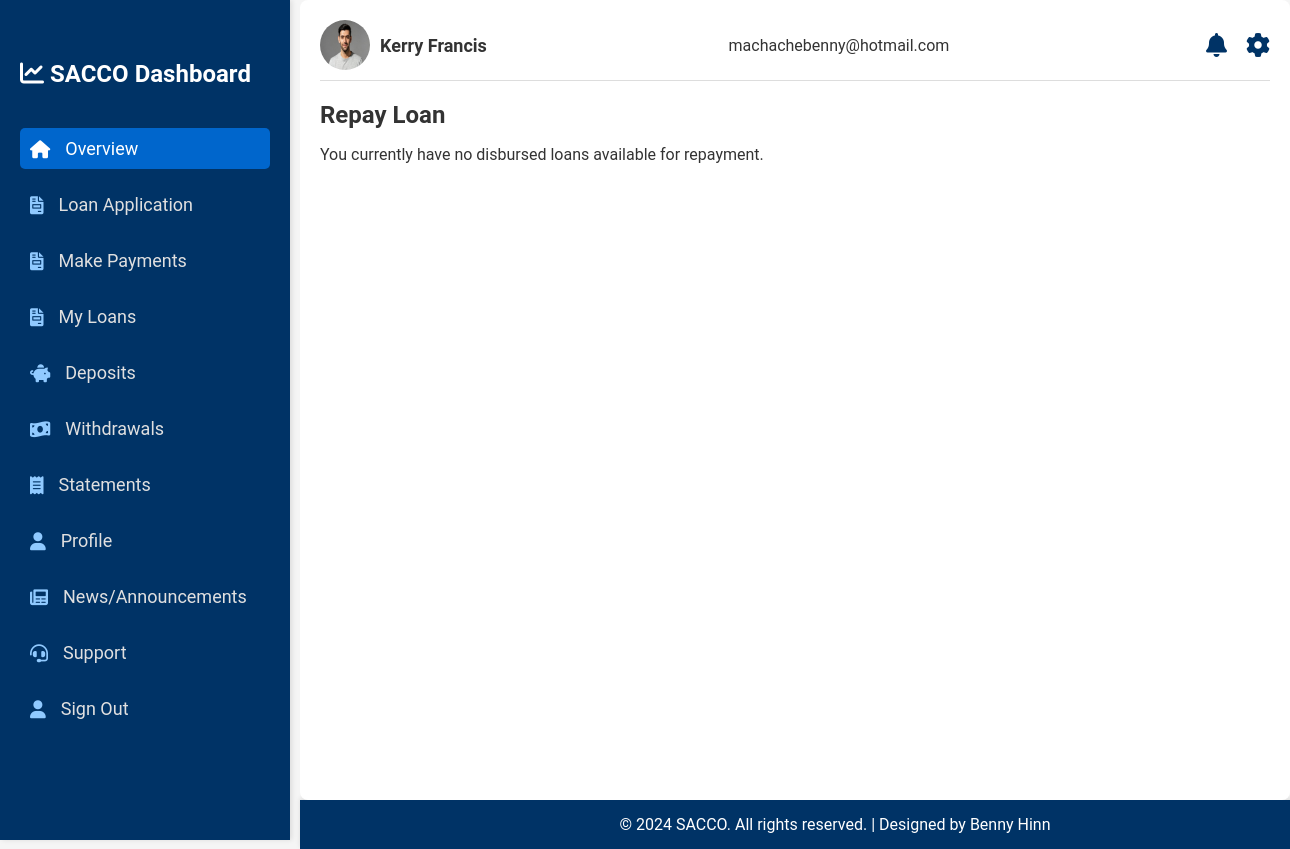
Before: /repay_loan (signed in) with the older database file.
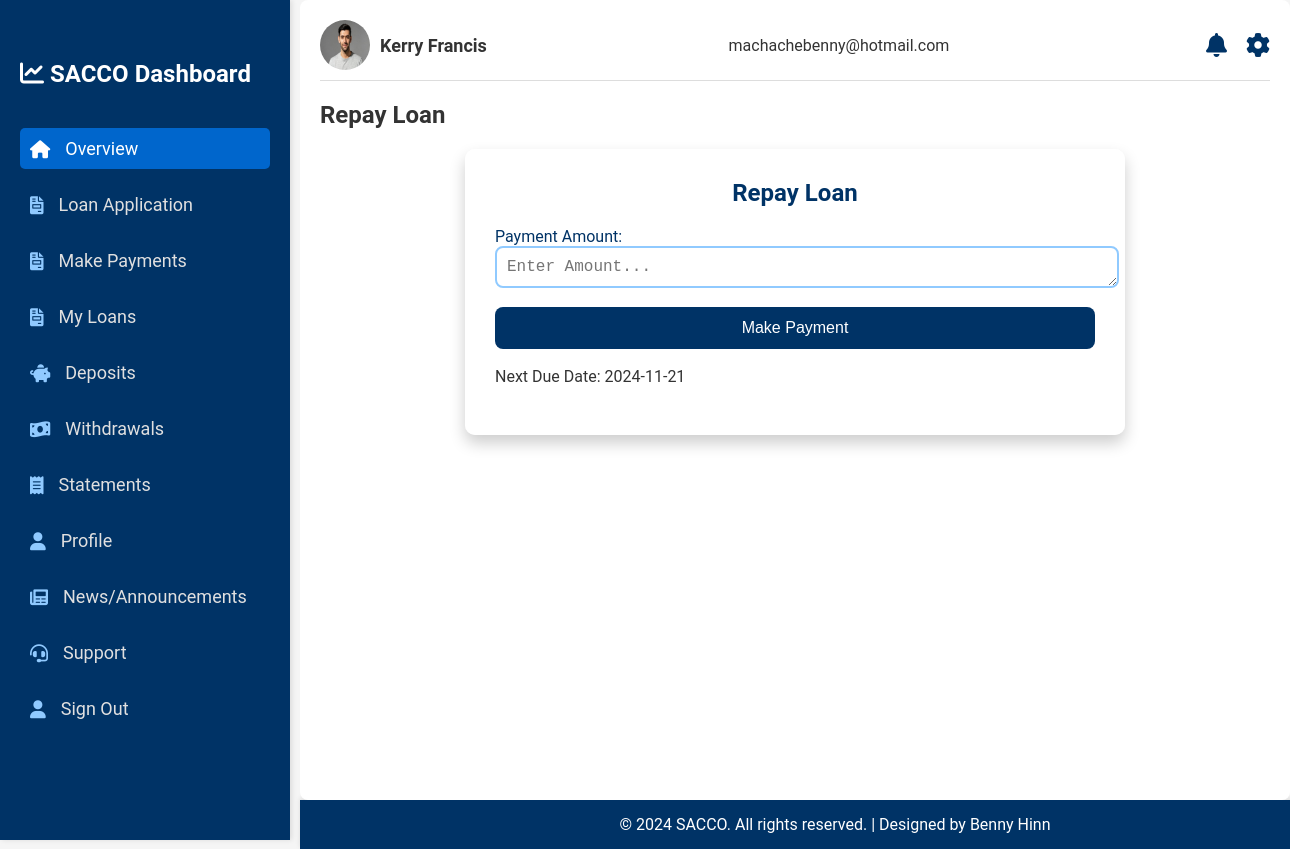
After: the same page with the newer database file.
### main_app/models.py (models this page shows, shortened)
class Loan(db.Model):
    id = db.Column(db.Integer, primary_key=True)
    user_id = db.Column(db.String(10), db.ForeignKey('user.user_id'), nullable=False)
    loan_amount = db.Column(db.Float, nullable=False)
    status = db.Column(db.String(20), nullable=False, default='Pending')
    rejection_reason = db.Column(db.String(120), nullable=True)
    loan_term = db.Column(db.Integer, nullable=False)
    interest_rate = db.Column(db.Float, nullable=False)  # Annual interest rate
    total_amount_due = db.Column(db.Float, nullable=False, default=0.0)  # Amount after interest
    monthly_payment = db.Column(db.Float, nullable=False, default=0.0)  # Payment With interest
    purpose = db.Column(db.String(120), nullable=False)
    start_date = db.Column(db.DateTime, nullable=False, default=datetime.now())
    next_due_date = db.Column(db.DateTime, nullable=False)
    amount_paid = db.Column(db.Float, default=0)
    penalty = db.Column(db.Float, nullable=False, default=0.0)  # Add a penalty field
    loan_user = db.relationship('User', back_populates='personal_loan', lazy=True, uselist=False)
    disbursement = db.relationship('Disbursement', back_populates='loan', lazy=True, uselist=False)
    repayment = db.relationship('Repayment', back_populates='loan', lazy=True, uselist=False)

### main_app/routes.py (the view, shortened to what this page needs)
@app.route('/repay_loan', methods=['GET', 'POST'])
@login_required
def repay_loan():
    loan = Loan.query.filter_by(user_id=current_user.user_id, status='Disbursed').first()
    return render_template('user/repayment.html', loan=loan)

### main_app/models.py (called while the page is built)
@login_manager.user_loader
def load_user(user_id):
    user_id = str(user_id)
    if user_id.startswith('user_'):
        return User.query.get(user_id)
    elif user_id.startswith('admin_'):
        return Admin.query.get(user_id)
    return None  # Return None if no user/admin is found

### main_app/templates/user/repayment.html (shortened to what this page needs)
{% extends "user/layout.html" %}
{% block content %}
    <h2>Repay Loan</h2>
    {% if loan %}
    <div class="loan-application">
        <h1>Repay Loan</h1>
        <form action="{{ url_for('repay_loan') }}" method="POST" class="loan-form">
            <div class="form-group">
                <label for="payment_amount">Payment Amount:</label>
                <textarea id="payment_amount" name="payment_amount" rows="1" placeholder="Enter Amount..."
            required></textarea>
            </div>
            <button type="submit">Make Payment</button>
        </form>
        <p>Next Due Date: {{ loan.next_due_date.strftime('%Y-%m-%d') }}</p>
    {% else %}
        <p>You currently have no disbursed loans available for repayment.</p>
    {% endif %}
    </div>
{% endblock %}

Changed rows visible on the page:
added Loan: next_due_date "2024-11-21"
Other visible differences:
text no longer shown: "You currently have no disbursed loans available for repayment."
text now shown: "Repay Loan Payment Amount: Make Payment Next Due Date:"
